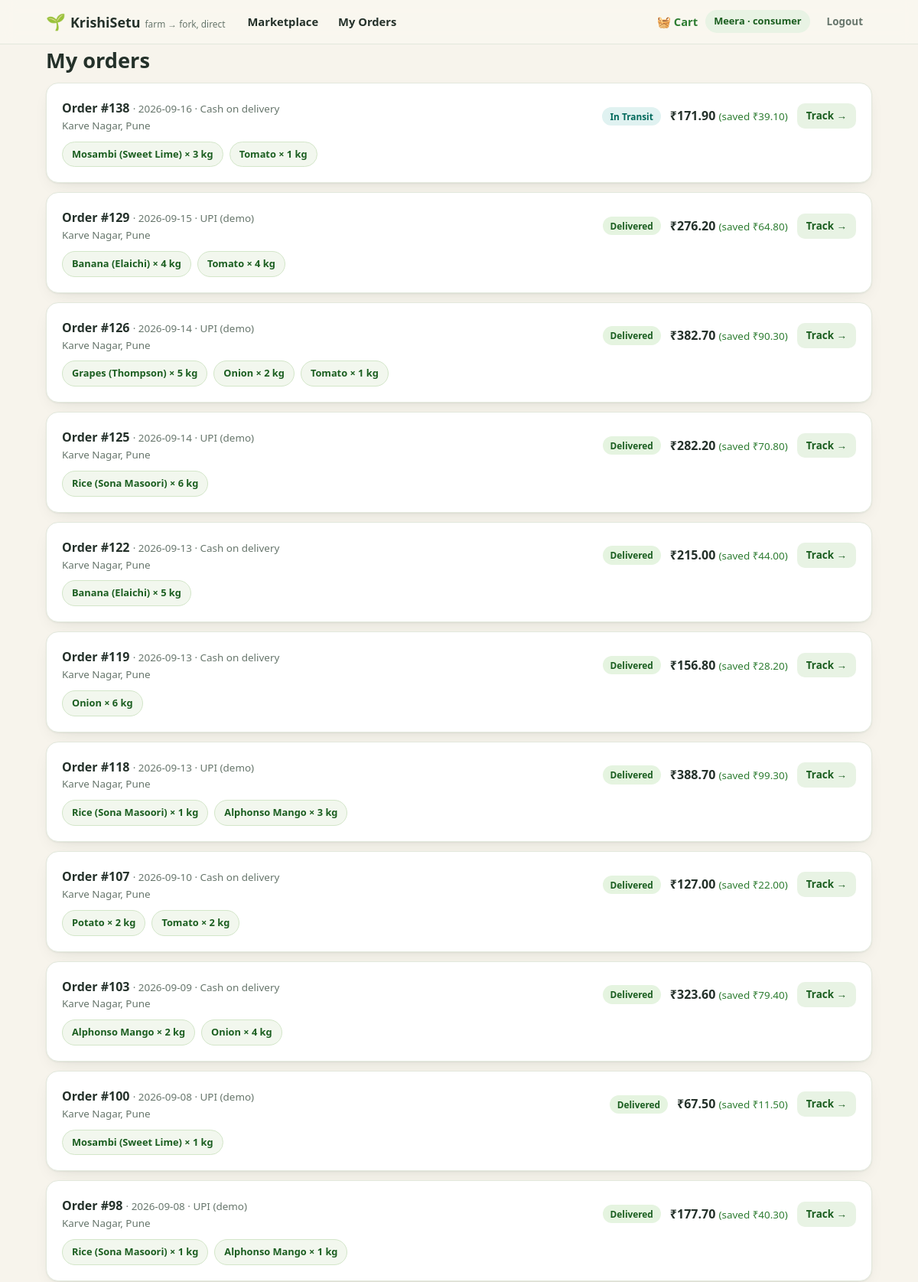
The app's page /orders (signed in, upper part) with its own data.
### tables this page shows
CREATE TABLE users(
  id INTEGER PRIMARY KEY AUTOINCREMENT, name TEXT NOT NULL, email TEXT UNIQUE NOT NULL,
  password_hash TEXT NOT NULL, role TEXT NOT NULL CHECK(role IN
    ('farmer','consumer','buyer','logistics','admin')),
  phone TEXT, address TEXT, lat REAL, lng REAL,
  created_at TEXT DEFAULT (date('now')));

CREATE TABLE orders(
  id INTEGER PRIMARY KEY AUTOINCREMENT, buyer_id INTEGER REFERENCES users(id),
  buyer_type TEXT DEFAULT 'retail', status TEXT DEFAULT 'placed',
  subtotal REAL, savings REAL, delivery_fee REAL, total REAL,
  payment_mode TEXT DEFAULT 'UPI (demo)', address TEXT, lat REAL, lng REAL,
  slot TEXT, placed_on TEXT DEFAULT (date('now')),
  created_ts TEXT DEFAULT (datetime('now','localtime')));

CREATE TABLE order_items(
  id INTEGER PRIMARY KEY AUTOINCREMENT, order_id INTEGER REFERENCES orders(id),
  listing_id INTEGER REFERENCES listings(id), farmer_id INTEGER,
  crop_id INTEGER, crop_name TEXT, qty REAL, price REAL, amount REAL);

### app.py (the view)
@app.route("/orders")
def orders():
    u = current_user()
    if not u:
        return redirect(url_for("login", next="/orders"))
    if u["role"] == "farmer":
        return redirect(url_for("farmer_dash"))
    if u["role"] == "logistics":
        return redirect(url_for("logistics"))
    my = q("SELECT * FROM orders WHERE buyer_id=? ORDER BY id DESC LIMIT 30", (u["id"],))
    items = q("SELECT oi.*, u.name AS farmer_name FROM order_items oi "
              "LEFT JOIN farms f ON f.id = (SELECT farm_id FROM listings WHERE id=oi.listing_id) "
              "LEFT JOIN users u ON u.id=f.user_id")
    by_order = {}
    for it in items:
        by_order.setdefault(it["order_id"], []).append(it)
    return render_template("orders.html", orders=my, items=by_order)

### app.py (called while the page is built, shortened)
def get_db():
    if "db" not in g:
        g.db = sqlite3.connect(DB)
        g.db.row_factory = sqlite3.Row
        g.db.execute("PRAGMA foreign_keys = ON")
    return g.db

@app.before_request
def set_today():
    g.today = date.today()

def q(sql, args=(), one=False):
    cur = get_db().execute(sql, args)
    rows = cur.fetchall()
    return (rows[0] if rows else None) if one else rows

def current_user():
    uid = session.get("uid")
    if not uid:
        return None
    if "cu" not in g:
        g.cu = q("SELECT * FROM users WHERE id=?", (uid,), one=True)
    return g.cu

def inr(v):
    try:
        v = round(float(v), 2)
    except (TypeError, ValueError):
        return "₹0"
    s = f"{v:,.2f}"
    whole, _, frac = s.partition(".")
    whole = whole.replace(",", "")
    return f"₹{whole}.{frac}"

@app.context_processor
def inject_globals():
    cart = session.get("cart", {})
    return dict(user=current_user(),
                cart_count=sum(cart.values()),
                today=date.today(),
                STEPS=STEPS)

### templates/orders.html (shortened to what this page needs)
{% extends "base.html" %}
{% from "_macros.html" import badge_status %}
{% block content %}
<div class="wrap">
  <h1>My orders</h1>
  {% if orders %}
    {% for o in orders %}
    <div class="card order-card">
      <div class="oc-head">
        <div><b>Order #{{ o['id'] }}</b> <span class="fine">· {{ o['placed_on'] }} · {{ o['payment_mode'] }}</span>
          <div class="fine">{{ o['address'] }}</div></div>
        <div class="oc-right">
          {{ badge_status(o['status']) }}
          <div><b>{{ o['total']|inr }}</b> <span class="fine green">(saved {{ o['savings']|inr }})</span></div>
          <a class="btn soft sm" href="{{ url_for('track', oid=o['id']) }}">Track →</a>
        </div>
      </div>
      <div class="oc-items">
        {% for it in items.get(o['id'], []) %}
          <span class="mchip soft">{{ it['crop_name'] }} × {{ '%g'|format(it['qty']) }} kg</span>
        {% endfor %}
      </div>
    </div>
    {% endfor %}
  {% else %}
  <div class="card empty">No orders yet. <a href="{{ url_for('marketplace') }}">Start shopping →</a></div>
  {% endif %}
</div>
{% endblock %}

### templates/base.html (shortened to what this page needs)
<!doctype html>
<html lang="en">
<head>
<link rel="stylesheet" href="{{ url_for('static', filename='css/style.css') }}">
</head>
<body>
<header class="topbar">
  <div class="wrap nav">
    <a class="brand" href="{{ url_for('index') }}"><span class="leaf">🌱</span> <b>KrishiSetu</b><span class="tagline">farm → fork, direct</span></a>
    <nav class="links">
      <a href="{{ url_for('marketplace') }}">Marketplace</a>
      {% if user and user.role == 'farmer' %}
        <a href="{{ url_for('farmer_dash') }}">Dashboard</a>
        <a href="{{ url_for('farmer_insights') }}">AI Insights</a>
        <a href="{{ url_for('farmer_listings') }}">My Listings</a>
      {% elif user and user.role == 'buyer' %}
        <a href="{{ url_for('buyer_dash') }}">Buyer Hub</a>
        <a href="{{ url_for('orders') }}">My Orders</a>
      {% elif user and user.role == 'consumer' %}
        <a href="{{ url_for('orders') }}">My Orders</a>
      {% elif user and user.role == 'logistics' %}
        <a href="{{ url_for('logistics') }}">Logistics Console</a>
      {% elif user and user.role == 'admin' %}
        <a href="{{ url_for('admin') }}">Admin</a>
        <a href="{{ url_for('logistics') }}">Logistics</a>
      {% endif %}
    </nav>
    <div class="nav-right">
      {% if user %}
        {% if user.role in ('consumer', 'buyer') %}
          <a class="cart" href="{{ url_for('cart') }}">🧺 Cart{% if cart_count %} <span class="pill">{{ cart_count }}</span>{% endif %}</a>
        {% endif %}
        <span class="chip">{{ user.name.split(' ')[0] }} · {{ user.role }}</span>
        <form method="post" action="{{ url_for('logout') }}" class="inline"><button class="btn ghost sm">Logout</button></form>
      {% else %}
        <a class="btn ghost sm" href="{{ url_for('login') }}">Login</a>
        <a class="btn primary sm" href="{{ url_for('register') }}">Join free</a>
      {% endif %}
    </div>
  </div>
</header>
<main>{% block content %}{% endblock %}</main>
</body>
</html>

### templates/_macros.html (shortened to what this page needs)
{% macro badge_status(s) %}<span class="badge st-{{ s }}">{{ s|replace('_',' ') }}</span>{% endmacro %}

### static/css/style.css (style rules this page uses)
:root { --green-900: #143d17; --green-800: #1b5e20; --green-700: #2e7d32; --green-600: #388e3c; --leaf: #66bb6a; --leaf-soft: #e8f3e4; --amber: #f9a825; --amber-soft: #fdf3d7; --cream: #f7f4ec; --paper: #ffffff; --ink: #24312a; --muted: #67766c; --line: #e2e8dc; --red: #c62828; --shadow: 0 1px 2px rgba(28, 50, 33, .06), 0 8px 24px -12px rgba(28, 50, 33, .18); --radius: 16px; }
* { box-sizing: border-box; }
html { scroll-behavior: smooth; }
body { margin: 0; font-family: ui-sans-serif, system-ui, "Segoe UI", Roboto, "Noto Sans", sans-serif; background: var(--cream); color: var(--ink); line-height: 1.55; }
a { color: var(--green-700); }
h1, h2, h3, h4 { line-height: 1.2; margin: .2em 0 .4em; }
h1 { font-size: 1.7rem; }
.fine { color: var(--muted); font-size: .84rem; font-weight: 400; }
.green { color: var(--green-700); }
.wrap { max-width: 1120px; margin: 0 auto; padding: 0 20px; }
.inline { display: inline; }
.topbar { position: sticky; top: 0; z-index: 50; background: rgba(250, 247, 240, .88); backdrop-filter: blur(10px); border-bottom: 1px solid var(--line); }
.nav { display: flex; align-items: center; gap: 18px; padding: 10px 20px; }
.brand { font-size: 1.12rem; color: var(--ink); text-decoration: none; display: flex; align-items: baseline; gap: 6px; }
.brand .leaf { font-size: 1.3rem; }
.brand .tagline { font-size: .74rem; color: var(--muted); }
.links { display: flex; gap: 4px; flex: 1; flex-wrap: wrap; }
.links a { text-decoration: none; color: var(--ink); font-weight: 600; font-size: .92rem; padding: 7px 11px; border-radius: 10px; }
.nav-right { display: flex; align-items: center; gap: 10px; }
.chip { background: var(--leaf-soft); color: var(--green-800); padding: 5px 11px; border-radius: 999px; font-size: .8rem; font-weight: 700; }
.cart { text-decoration: none; font-weight: 700; font-size: .92rem; position: relative; }
.btn { display: inline-flex; align-items: center; justify-content: center; gap: 7px; border: 0; cursor: pointer; text-decoration: none; font-weight: 700; font-family: inherit; padding: 10px 18px; border-radius: 12px; font-size: .92rem; transition: .15s; }
.btn.ghost { background: transparent; color: var(--muted); }
.btn.soft { background: var(--leaf-soft); color: var(--green-800); }
.btn.sm { padding: 6px 12px; font-size: .84rem; border-radius: 10px; }
.card { background: var(--paper); border: 1px solid var(--line); border-radius: var(--radius); padding: 20px; box-shadow: var(--shadow); }
.mchip { background: var(--leaf-soft); color: var(--green-800); font-size: .8rem; font-weight: 700; padding: 6px 12px; border-radius: 999px; text-decoration: none; border: 1px solid #d3e6c9; }
.mchip.soft { background: #f2f7ee; }
.badge { font-size: .74rem; font-weight: 800; padding: 3px 10px; border-radius: 999px; text-transform: capitalize; white-space: nowrap; }
.st-in_transit { background: #e0f2f1; color: #00695c; }
.st-delivered, .st-active { background: #e5f4e0; color: var(--green-800); }
.order-card { margin: 12px 0; }
.oc-head { display: flex; justify-content: space-between; gap: 14px; flex-wrap: wrap; }
.oc-right { display: flex; align-items: center; gap: 12px; flex-wrap: wrap; }
.oc-items { margin-top: 10px; display: flex; gap: 8px; flex-wrap: wrap; }

### records on screen
users: name "Meera", role "consumer"
orders: id "138", placed_on "2026-09-16", payment_mode "Cash on delivery", address "Karve Nagar, Pune", status "In Transit", total|inr "₹171.90", savings|inr "₹39.10"
order_items: crop_name "Mosambi (Sweet Lime)", qty "3"
order_items: crop_name "Tomato", qty "1"
orders: id "129", placed_on "2026-09-15", payment_mode "UPI (demo)", address "Karve Nagar, Pune", status "Delivered", total|inr "₹276.20", savings|inr "₹64.80"
order_items: crop_name "Banana (Elaichi)", qty "4"
order_items: crop_name "Tomato", qty "4"
orders: id "126", placed_on "2026-09-14", payment_mode "UPI (demo)", address "Karve Nagar, Pune", status "Delivered", total|inr "₹382.70", savings|inr "₹90.30"
order_items: crop_name "Grapes (Thompson)", qty "5"
order_items: crop_name "Onion", qty "2"
order_items: crop_name "Tomato", qty "1"
orders: id "125", placed_on "2026-09-14", payment_mode "UPI (demo)", address "Karve Nagar, Pune", status "Delivered", total|inr "₹282.20", savings|inr "₹70.80"
order_items: crop_name "Rice (Sona Masoori)", qty "6"
orders: id "122", placed_on "2026-09-13", payment_mode "Cash on delivery", address "Karve Nagar, Pune", status "Delivered", total|inr "₹215.00", savings|inr "₹44.00"
order_items: crop_name "Banana (Elaichi)", qty "5"
orders: id "119", placed_on "2026-09-13", payment_mode "Cash on delivery", address "Karve Nagar, Pune", status "Delivered", total|inr "₹156.80", savings|inr "₹28.20"
order_items: crop_name "Onion", qty "6"
orders: id "118", placed_on "2026-09-13", payment_mode "UPI (demo)", address "Karve Nagar, Pune", status "Delivered", total|inr "₹388.70", savings|inr "₹99.30"
order_items: crop_name "Rice (Sona Masoori)", qty "1"
order_items: crop_name "Alphonso Mango", qty "3"
orders: id "107", placed_on "2026-09-10", payment_mode "Cash on delivery", address "Karve Nagar, Pune", status "Delivered", total|inr "₹127.00", savings|inr "₹22.00"
order_items: crop_name "Potato", qty "2"
order_items: crop_name "Tomato", qty "2"
orders: id "103", placed_on "2026-09-09", payment_mode "Cash on delivery", address "Karve Nagar, Pune", status "Delivered", total|inr "₹323.60", savings|inr "₹79.40"
order_items: crop_name "Alphonso Mango", qty "2"
order_items: crop_name "Onion", qty "4"
orders: id "100", placed_on "2026-09-08", payment_mode "UPI (demo)", address "Karve Nagar, Pune", status "Delivered", total|inr "₹67.50", savings|inr "₹11.50"
order_items: crop_name "Mosambi (Sweet Lime)", qty "1"
orders: id "98", placed_on "2026-09-08", payment_mode "UPI (demo)", address "Karve Nagar, Pune", status "Delivered", total|inr "₹177.70", savings|inr "₹40.30"
order_items: crop_name "Rice (Sona Masoori)", qty "1"
order_items: crop_name "Alphonso Mango", qty "1"
